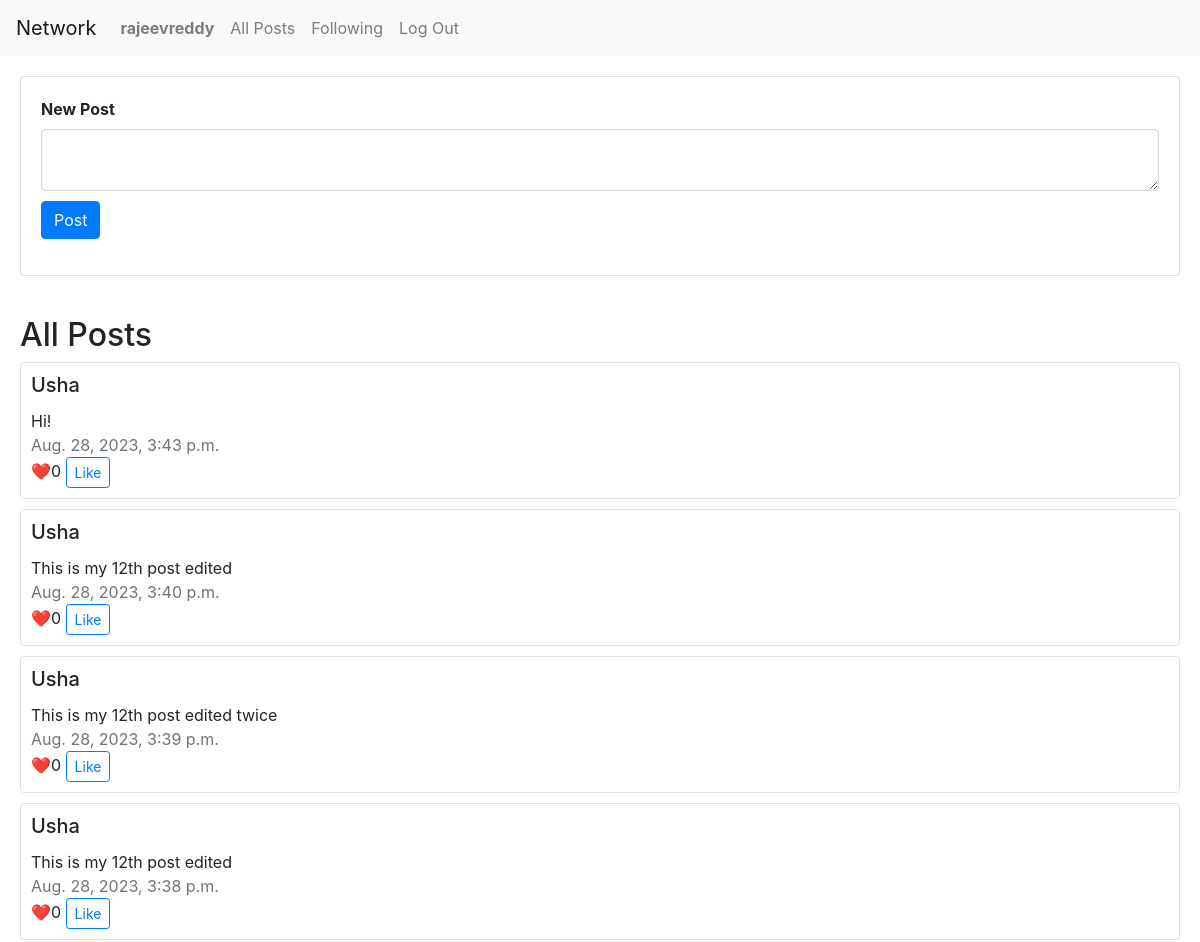
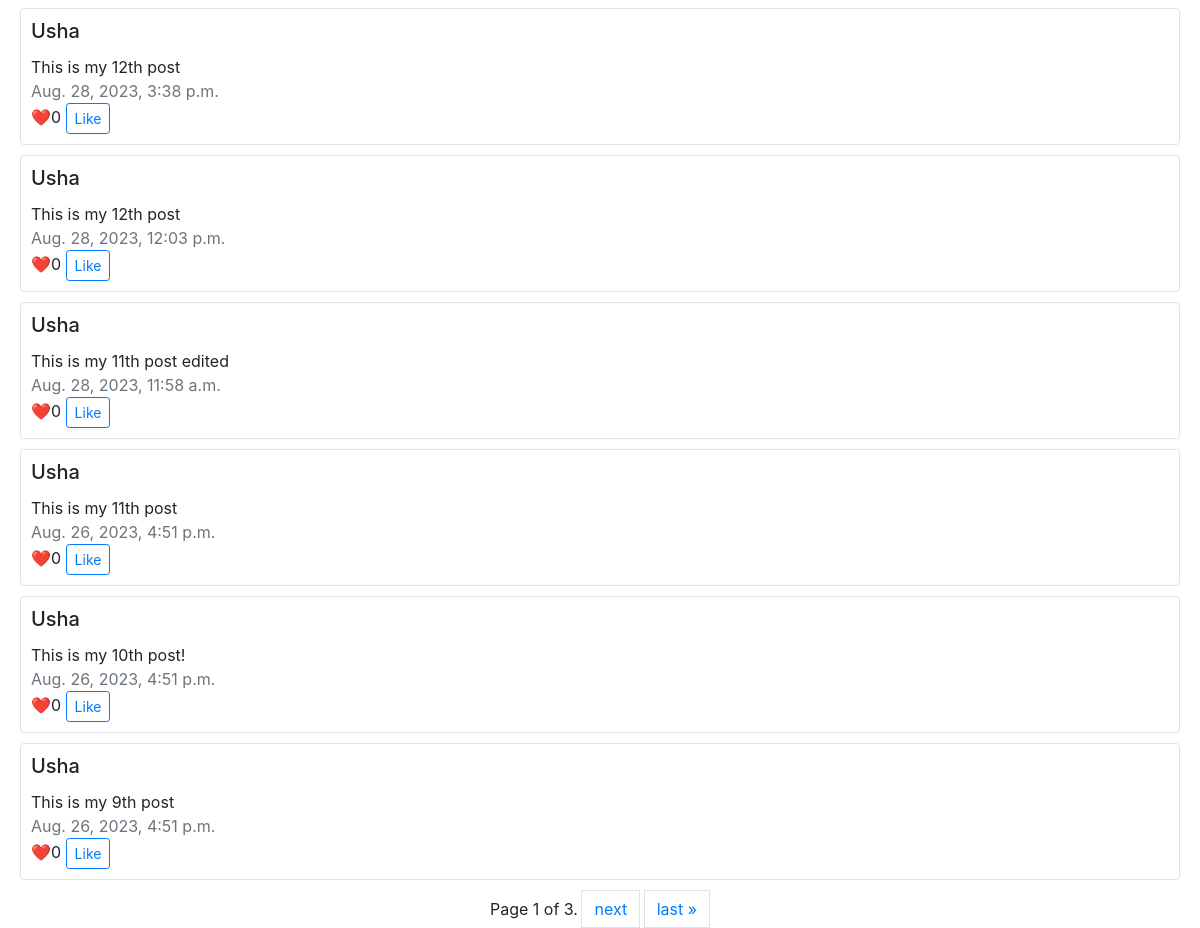
Screenshot of / (signed in) with the database file from the repository (2 pictures, top to bottom).
### network/models.py (models this page shows, shortened)
class User(AbstractUser):
    pass

class Posts(models.Model):
    content = models.TextField(blank=False)
    author = models.ForeignKey(User, on_delete=models.CASCADE, related_name='authored_posts')
    created_at = models.DateTimeField(auto_now_add=True)
    liked = models.ManyToManyField(User, related_name="liked_post", blank=True)

### network/views.py (the view)
# urls.py: path("", views.index, name="index"),
def index(request):
    all_posts = Posts.objects.order_by("-created_at").all()
    paginator = Paginator(all_posts, 10) # show 10 posts per page
    page_number = request.GET.get('page')
    page_obj = paginator.get_page(page_number)
    if request.user.is_authenticated:
        return render(request, "network/index.html", {
            "posts": page_obj,
            "current_user": User.objects.get(id=request.user.id),
        })
    else:
        return render(request, "network/index.html", {
            "posts": page_obj,
            "current_user": None,
        })

### network/templates/network/index.html (shortened to what this page needs)
{% extends "network/layout.html" %}
{% load static %}
{% block body %}
    {% if user.is_authenticated %}
        <form id="editForm" action="{% url 'post' %}" method="post" style="padding: 20px;">
            <div class="card border">
                <div class="card-body">
                    <div class="form-group">
                        <label for="exampleFormControlTextarea1" class="font-weight-bold">New Post</label>
                        <textarea class="form-control" id="exampleFormControlTextarea1" rows="2" name="content" required></textarea>
                        <input class="btn btn-primary" id="postButton" onclick="savePost()" type="submit" value="Post" style="margin-top: 10px;">
                    </div>
                </div>
            </div>
        </form>
    {% endif %}
    <h2 style="margin-left: 20px; margin-top: 20px;">All Posts</h2>
    {% for post in posts %}
    <div style="padding-left: 20px; padding-right: 20px; padding-bottom: 10px;">
        <div class="card border" style="padding: 10px;">
            <h5 class="card-title text-capitalize">{{ post.author }}</h5>
            <div class="card-text" id="postContent{{ forloop.counter0 }}">{{ post.content }}</div>
            <div class="text-muted">{{ post.created_at }}</div>
            <div class="card-text">❤️{{ post.liked.count }} <button class="btn btn-sm btn-outline-primary" style="display: block-inline;" id="likeButton">  Like</button></div>
        </div>
    </div>
    {% endfor %}
    <nav aria-label="Page navigation example">
        <div class="pagination justify-content-center">
            <span class="step-links">
                <span class="current" style="display: inline-block">
                    Page {{ posts.number }} of {{ posts.paginator.num_pages }}.
                </span>
                {% if posts.has_next %}
                    <a class="page-link" href="?page={{ posts.next_page_number }}" style="display: inline-block">next</a>
                    <a class="page-link" href="?page={{ posts.paginator.num_pages }}" style="display: inline-block">last &raquo;</a>
                {% endif %}
            </span>
        </div>
    </nav>
{% endblock %}

### network/templates/network/layout.html (shortened to what this page needs)
{% load static %}
<!DOCTYPE html>
<html lang="en">
    <head>
        <link rel="stylesheet" href="https://stackpath.bootstrapcdn.com/bootstrap/4.4.1/css/bootstrap.min.css">
        <link href="{% static 'network/styles.css' %}" rel="stylesheet">
    </head>
    <body>
        <nav class="navbar navbar-expand-lg navbar-light bg-light">
            <a class="navbar-brand" href="#">Network</a>
            <div>
              <ul class="navbar-nav mr-auto">
                {% if user.is_authenticated %}
                    <li class="nav-item">
                        <a class="nav-link" href="{% url 'profile' %}"><strong>{{ user.username }}</strong></a>
                    </li>
                {% endif %}
                <li class="nav-item">
                  <a class="nav-link" href="{% url 'index' %}">All Posts</a>
                </li>
                {% if user.is_authenticated %}
                    <li class="nav-item">
                        <a class="nav-link" href="{% url 'following' %}"">Following</a>
                    </li>
                    <li class="nav-item">
                        <a class="nav-link" href="{% url 'logout' %}">Log Out</a>
                    </li>
                {% endif %}
              </ul>
            </div>
          </nav>
        <div class="body">
            {% block body %}
            {% endblock %}
        </div>
    </body>
</html>

### rows the page displays
User: username "rajeevreddy"
Posts: author "Usha", content "Hi!", created_at "Aug. 28, 2023, 3:43 p.m.", liked.count "0"
Posts: author "Usha", content "This is my 12th post edited", created_at "Aug. 28, 2023, 3:40 p.m.", liked.count "0"
Posts: author "Usha", content "This is my 12th post edited twice", created_at "Aug. 28, 2023, 3:39 p.m.", liked.count "0"
Posts: author "Usha", content "This is my 12th post edited", created_at "Aug. 28, 2023, 3:38 p.m.", liked.count "0"
Posts: author "Usha", content "This is my 12th post", created_at "Aug. 28, 2023, 3:38 p.m.", liked.count "0"
Posts: author "Usha", content "This is my 12th post", created_at "Aug. 28, 2023, 12:03 p.m.", liked.count "0"
Posts: author "Usha", content "This is my 11th post edited", created_at "Aug. 28, 2023, 11:58 a.m.", liked.count "0"
Posts: author "Usha", content "This is my 11th post", created_at "Aug. 26, 2023, 4:51 p.m.", liked.count "0"
Posts: author "Usha", content "This is my 10th post!", created_at "Aug. 26, 2023, 4:51 p.m.", liked.count "0"
Posts: author "Usha", content "This is my 9th post", created_at "Aug. 26, 2023, 4:51 p.m.", liked.count "0"

### other values shown
{{ posts.number }} "1"
{{ posts.paginator.num_pages }} "3"
